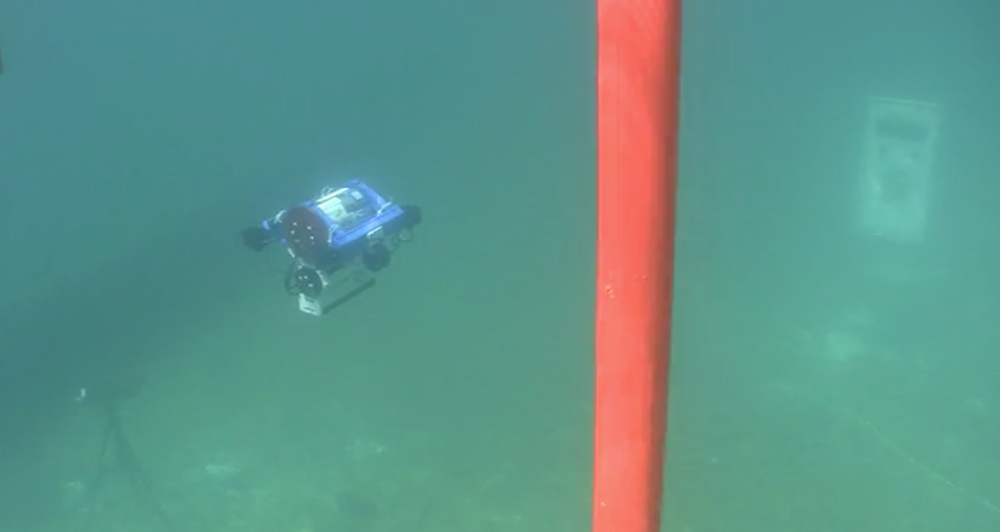
#> input picture geometry_extraction/gate1.png, 1000 x 532 px, shrunk from 1390 x 740 before the run
$ python line_detection.py
#> lines starting #> are read from the running program, lines starting #| are printed output that depends on the picture; after the words box and inside, x2 and y2 are one past the last pixel; in counts of white or black regions, pixels touching at a corner belong together; long printed decimals are rounded
import numpy as np
import cv2 as cv

def main():
    #Duplicating colour filtering code for now, will change to pass image through funciton
    # Read image
    img = cv.imread("gate1.png")
#> img is the input picture: shape (532, 1000, 3); mean B, G, R 137.5, 147.5, 94.4

    # Convert RGB to HSV (makes creating range of colour easier)
    hsv_img = cv.cvtColor(img, cv.COLOR_BGR2HSV)
#> hsv_img: shape (532, 1000, 3); mean H, S, V 79.3, 116.6, 157.1

    # Define Colour Range
    lower_orange = np.array([0, 0, 50])
    upper_orange = np.array([18, 200, 255])

    # Create mask
    mask = cv.inRange(hsv_img, lower_orange, upper_orange)
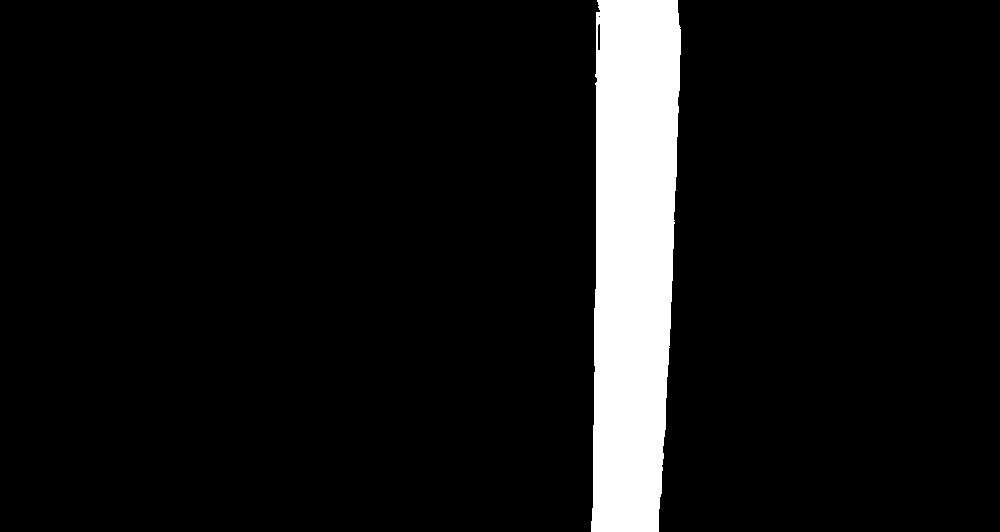
#> mask: shape (532, 1000); 7.7% white; 1 white region

    #Create minimum area bounding box for mask
    contours, hierarchy = cv.findContours(mask, cv.RETR_EXTERNAL, cv.CHAIN_APPROX_SIMPLE)
#> contours = 1 contour; box (x1, y1, x2, y2) and area: (591, 0, 681, 532) 40324
    rect = cv.minAreaRect(contours[-1])
#> rect = ((634.2, 265.5), (532.3, 84.67), -89.08)
    box = cv.boxPoints(rect)
#> box = [[672.3, 532.3], [587.6, 530.9], [596.2, -1.3], [680.9, 0.0624]]
    box = np.int0(box)
#> box = [[672, 532], [587, 530], [596, -1], [680, 0]]

    #Create skeleton of mask
    mask = cv.GaussianBlur(mask, (17, 17), 0)
    kernel = np.ones((20, 20), np.uint8)
    mask = cv.erode(mask, kernel, iterations=2)
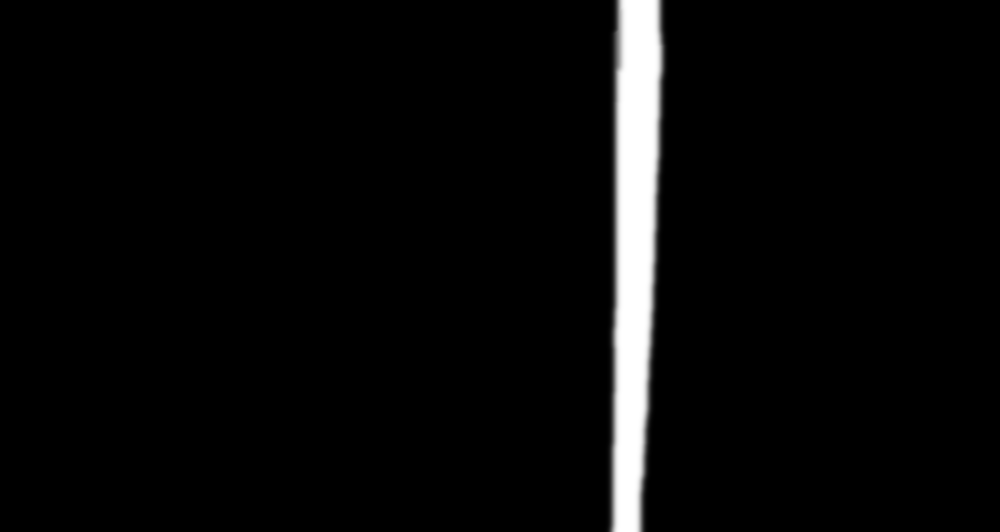
#> mask: shape (532, 1000); min 0, max 255, mean 9.6
    size = np.size(mask)
#> size = 532000
    skel = np.zeros(mask.shape, np.uint8)
    element = cv.getStructuringElement(cv.MORPH_CROSS, (3, 3))
    done = False

    while (not done):
        eroded = cv.erode(mask, element)
        temp = cv.dilate(eroded, element)
        temp = cv.subtract(mask, temp)
        skel = cv.bitwise_or(skel, temp)
        mask = eroded.copy()
        zeros = size - cv.countNonZero(mask)
        if zeros == size:
            done = True
#> this loop made 31 passes
#> zeros on passes 1 to 12: 504457, 505521, 506585, 507649, 508713, 509777, 510841, 511905, 512969, 514033, 515097, 516161
#> pass 3, in main, `eroded = cv.erode(mask, element)`:
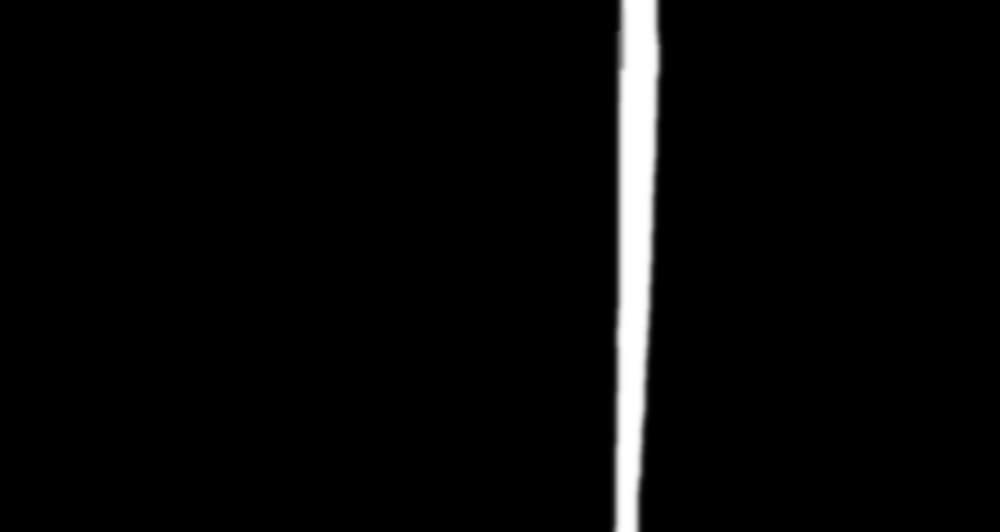
#> eroded: shape (532, 1000); min 0, max 255, mean 8.1
#> after the loop:
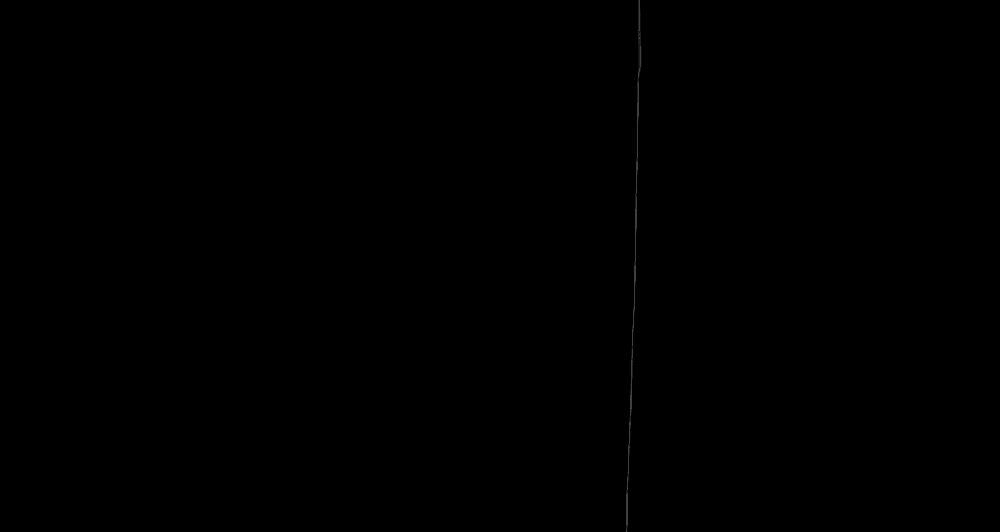
#> skel: shape (532, 1000); min 0, max 63, mean 0.1

    #Generate Hough lines from skeleton
    edges = cv.Canny(skel, 250, 250)
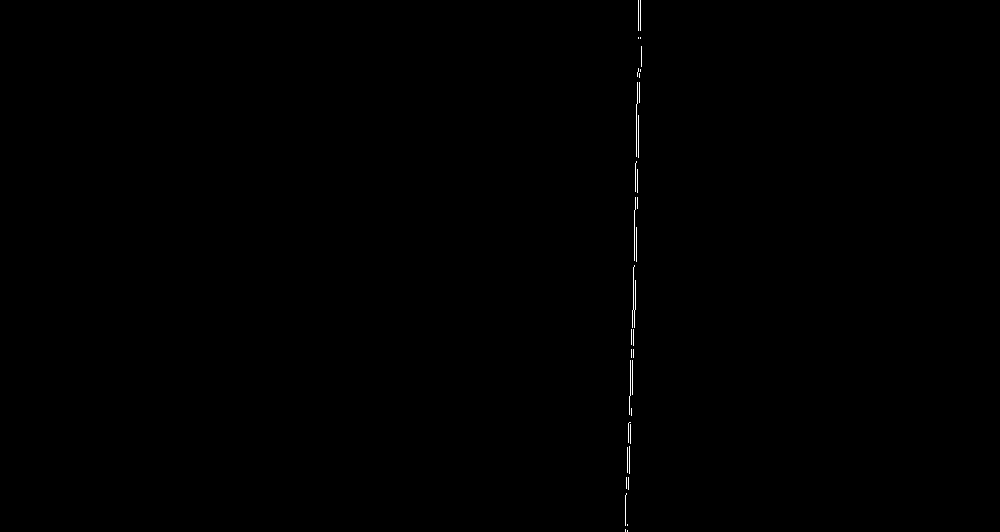
#> edges: shape (532, 1000); 0.16% white in thin lines or dots, all inside (x1, y1, x2, y2) = (625, 0, 642, 532)
    lines = cv.HoughLinesP(edges, rho=1, theta=np.radians(1), threshold=100, maxLineGap=500)
#> lines = [[630, 443, 638, 0], [635, 309, 640, 0]]

    dists = []
    for line in lines:
        x1, y1, x2, y2 = line[0]
        a = np.array((x1, y1))
        b = np.array((x2, y2))
        dist = np.linalg.norm(a-b)
        dists.append(dist)
#> this loop made 2 passes
#> (x1, y1, x2, y2, dist) on passes 1 to 2: (630, 443, 638, 0, 443.1), (635, 309, 640, 0, 309)
#> after the loop, dists = [443.1, 309]

    #Determine largest hough line generated
    largestLine = dists.index(max(dists))
#> largestLine = 0

    #Extend largest hough line and find intersection with minimum area bounding box
    m1 = (lines[largestLine][0][1] - lines[largestLine][0][3])/(lines[largestLine][0][0] - lines[largestLine][0][2])
#> m1 = -55.38
    m2 = (box[0][1] - box[3][1])/(box[0][0] - box[3][0])
#> m2 = -66.5
    m3 = (box[1][1] - box[2][1])/(box[1][0] - box[2][0])
#> m3 = -59
    b1 = lines[largestLine][0][1] - (m1*lines[largestLine][0][0])
#> b1 = 35329.2
    b2 = box[0][1] - (m2*box[0][0])
#> b2 = 45220
    b3 = box[1][1] - (m3*box[1][0])
#> b3 = 35163

    x1 = (b2-b1)/(m1-m2)
#> x1 = 889.1
    x2 = (b3-b1)/(m1-m3)
#> x2 = -45.86
    y1 = (m1*x1) + b1
#> y1 = -13902.2
    y2 = (m1*x2) + b1
#> y2 = 37868.9

    #Check if any point is going out of frame
    if x1 < 0:
        x1 = 0
    if x2 < 0:
        x2 = 0
    if y1 < 0:
        y1 = 0
    if y2 < 0:
        y2 = 0

    #Print coordinates of line
    print(x1, y1, x2, y2)
#| 889.056 0 0 37868.862

    #Draw line
    cv.line(img, (int(x1), int(y1)), (int(x2), int(y2)), (0, 255, 0), 3)
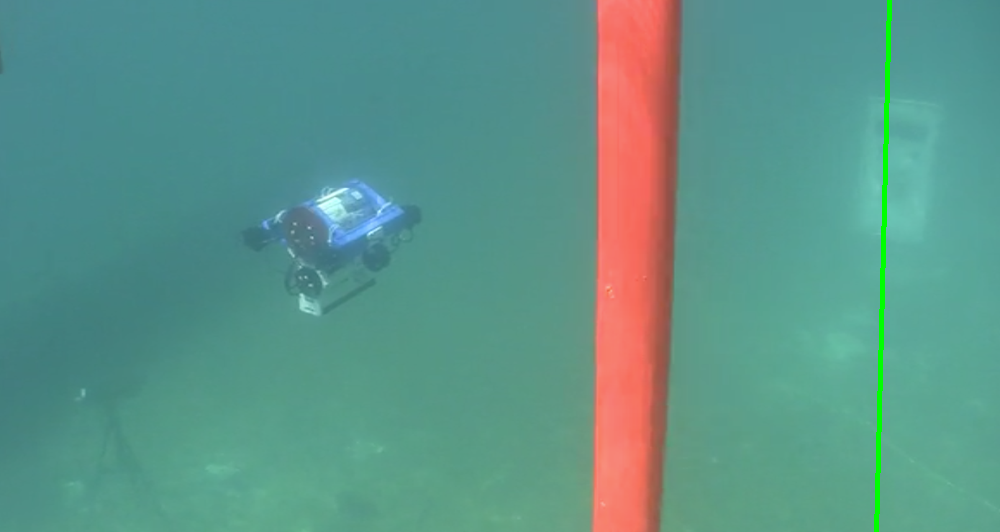
#> img: shape (532, 1000, 3); 0.5% of pixels changed, all inside (x1, y1, x2, y2) = (874, 0, 892, 532)

    #Show resulting image with line detected
    cv.imshow("Image", img)

    cv.waitKey(0)
    cv.destroyAllWindows()

if __name__ == '__main__':
    main()
